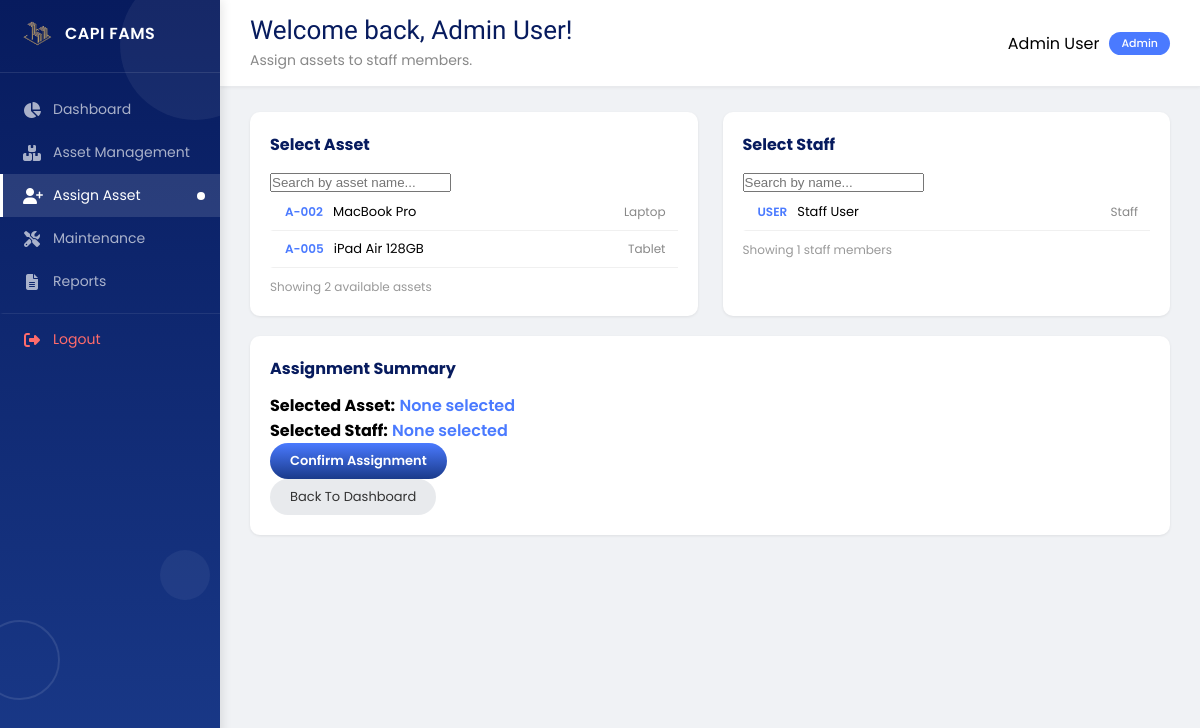
The app's page /assets/assign (signed in) with its own data.
### tables this page shows
CREATE TABLE assets (
        id INTEGER PRIMARY KEY AUTOINCREMENT,
        name TEXT NOT NULL,
        serial TEXT UNIQUE NOT NULL,
        category TEXT,
        assigned_to INTEGER,
        status TEXT DEFAULT 'Available',
        assigned_date DATETIME,
        FOREIGN KEY (assigned_to) REFERENCES users(id)
    );

CREATE TABLE users (
        id INTEGER PRIMARY KEY AUTOINCREMENT,
        email TEXT UNIQUE NOT NULL,
        password TEXT NOT NULL,
        name TEXT NOT NULL,
        role TEXT DEFAULT 'staff'
    );

### fams.py (the view, shortened to what this page needs)
@app.route('/assets/assign', methods=['GET', 'POST'])
def assign_asset():
    if 'user_id' not in session or session.get('role') != 'admin':
        return redirect(url_for('login_page'))
    assets = Asset.get_available()
    users = User.get_all_staff()
    return render_template('assign.html', assets=assets, users=users)

### models/asset.py (called while the page is built)
    @staticmethod
    def get_db():
        conn = sqlite3.connect(Config.DATABASE)
        conn.row_factory = sqlite3.Row
        return conn

    @staticmethod
    def get_available():
        conn = Asset.get_db()
        assets = conn.execute(
            'SELECT * FROM assets WHERE status = "Available" OR assigned_to IS NULL'
        ).fetchall()
        conn.close()
        return assets

### models/user.py (called while the page is built)
def get_db():
    conn = sqlite3.connect(Config.DATABASE)
    conn.row_factory = sqlite3.Row
    return conn

    @staticmethod
    def get_all_staff():
        db = get_db()
        return db.execute('SELECT * FROM users WHERE role = "staff"').fetchall()

### templates/assign.html (shortened to what this page needs)
{% extends "base.html" %}
{% block welcome %}
<h1 style="font-family: 'Yeseva One', cursive; font-weight: normal; font-size: 26px; color: #071b5e; margin: 0;">
    Welcome back, {{ session.get('name', 'Admin') }}!
</h1>
<p style="font-size: 14px; color: #888; margin: 5px 0 0 0;">
    Assign assets to staff members.
</p>
{% endblock %}
{% block content %}
<div class="assign-container">
    <div class="assign-column">
        <h3>Select Asset</h3>
        <div class="search-box">
            <input type="text" placeholder="Search by asset name..." id="assetSearch">
        </div>
        <div class="asset-list" id="assetList">
            {% for asset in assets %}
            <div class="asset-item" data-asset-id="{{ asset.id }}" onclick="selectAsset(this)">
                <span class="asset-code">A-{{ "%03d"|format(asset.id) }}</span>
                <span class="asset-name">{{ asset.name }}</span>
                <span class="asset-category">{{ asset.category|default('Uncategorized') }}</span>
            </div>
            {% else %}
            <div class="asset-item" style="color: #999;">No available assets</div>
            {% endfor %}
        </div>
        <p class="showing-info">Showing {{ assets|length }} available assets</p>
    </div>
    <div class="assign-column">
        <h3>Select Staff</h3>
        <div class="search-box">
            <input type="text" placeholder="Search by name..." id="staffSearch">
        </div>
        <div class="staff-list" id="staffList">
            {% for user in users %}
            <div class="staff-item" data-user-id="{{ user.id }}" onclick="selectStaff(this)">
                <span class="staff-code">{{ user.email.split('@')[0]|upper }}</span>
                <span class="staff-name">{{ user.name }}</span>
                <span class="staff-dept">{{ user.department|default('Staff') }}</span>
            </div>
            {% else %}
            <div class="staff-item" style="color: #999;">No staff members found</div>
            {% endfor %}
        </div>
        <p class="showing-info">Showing {{ users|length }} staff members</p>
    </div>
</div>
<div class="assignment-summary">
    <h3>Assignment Summary</h3>
    <div class="summary-card">
        <p><strong>Selected Asset:</strong> <span id="selectedAsset" style="color: #4a7aff; font-weight: 600;">None selected</span></p>
        <p><strong>Selected Staff:</strong> <span id="selectedStaff" style="color: #4a7aff; font-weight: 600;">None selected</span></p>
        <form method="POST" action="{{ url_for('assign_asset') }}" id="assignForm">
            <button type="submit" class="btn-primary" id="confirmBtn" disabled>Confirm Assignment</button>
        </form>
        <a href="{{ url_for('admin_dashboard') }}" class="btn-secondary">Back To Dashboard</a>
    </div>
</div>
{% endblock %}

### static/css/style.css (style rules this page uses)
* { margin: 0; padding: 0; box-sizing: border-box; }
body { font-family: 'Poppins', sans-serif; background: #f0f2f5; display: flex; }
.top-bar h1 { color: #071b5e; font-size: 20px; margin: 0; }
.top-bar p { color: #666; font-size: 13px; margin: 2px 0 0 0; }
.btn-primary { background: linear-gradient(180deg, #4a7aff, #1a3a8a); color: white; border: none; padding: 8px 20px; border-radius: 25px; font-weight: 600; cursor: pointer; font-size: 13px; transition: 0.3s; font-family: 'Poppins', sans-serif; }
.btn-secondary { background: #e8eaed; color: #333; border: none; padding: 8px 20px; border-radius: 25px; cursor: pointer; font-size: 13px; transition: 0.3s; font-family: 'Poppins', sans-serif; text-decoration: none; display: inline-block; }
.assign-container { display: grid; grid-template-columns: 1fr 1fr; gap: 25px; }
.assign-column { background: white; padding: 20px; border-radius: 10px; box-shadow: 0 1px 3px rgba(0,0,0,0.08); }
.assign-column h3 { margin: 0 0 12px 0; color: #071b5e; font-size: 16px; }
.asset-item, .staff-item { padding: 8px 12px; border-bottom: 1px solid #f0f0f0; display: flex; gap: 10px; align-items: center; cursor: pointer; font-size: 13px; }
.asset-code, .staff-code { font-weight: 600; color: #4a7aff; font-size: 12px; }
.asset-name, .staff-name { flex: 1; }
.asset-category, .staff-dept { color: #888; font-size: 12px; }
.showing-info { margin: 10px 0 0 0; color: #999; font-size: 12px; }
.assignment-summary { background: white; padding: 20px; border-radius: 10px; margin-top: 20px; box-shadow: 0 1px 3px rgba(0,0,0,0.08); }
.assignment-summary h3 { margin: 0 0 12px 0; color: #071b5e; font-size: 16px; }
.welcome-text h1 { font-family: 'Yeseva One', cursive !important; font-weight: normal !important; font-size: 26px !important; color: #071b5e !important; margin: 0 !important; }
.welcome-text p { font-size: 14px !important; color: #888 !important; margin: 5px 0 0 0 !important; }

### templates/assign.html (style rules this page uses)
.asset-item, .staff-item { cursor: pointer; border-left: 3px solid transparent; }

### records on screen
assets: id "002", name "MacBook Pro", category "Laptop"
assets: id "005", name "iPad Air 128GB", category "Tablet"
users: email "USER", name "Staff User", department "Staff"

### other values on screen
{{ session.get('name', 'Admin') }} "Admin User"
{{ session.get('name', 'User') }} "Admin User"
{{ session.get('role', 'staff')|title }} "Admin"
{{ assets|length }} "2"
{{ users|length }} "1"
